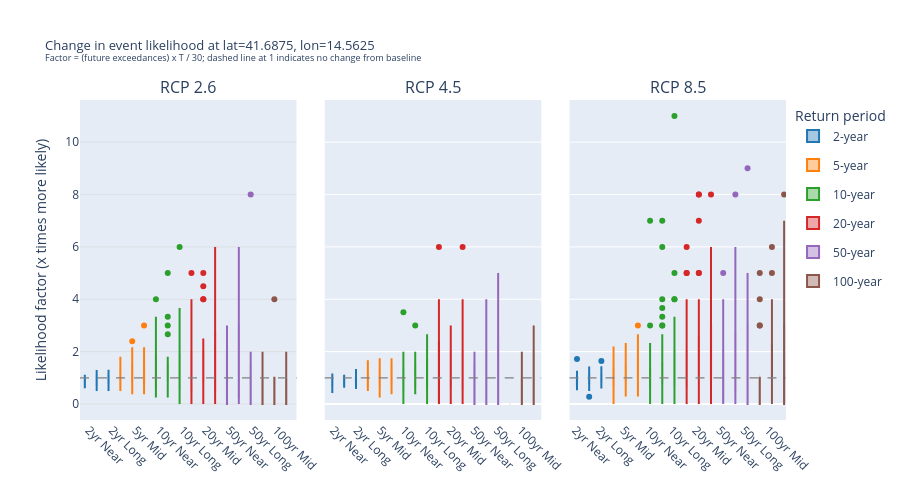

Notebook source saved alongside this figure:
### Markdown cell above
### Local changes

The following plots focus on the sample grid point and show how the return period and event likelihood change from the historical baseline to each future time horizon, for all three RCP scenarios and all ensemble members.

### Code cell
# -- Plot B: "x times more likely" boxplot at the sample grid point --
# X-axis: grouped by return period (6) then future period (3) = 18 boxes per RCP panel
# Y-axis: likelihood factor = n_exceed * T / 30
# Color:  return period category
# Panels: one per RCP scenario (3 columns)

# Subset future_rp_df to the sample grid point
sample_fp = future_rp_df[
    (future_rp_df['lat'] == sample_lat) &
    (future_rp_df['lon'] == sample_lon)
]

rp_all     = [2, 5, 10, 20, 50, 100]
rp_all_hex = {
    2:   '#1f77b4',
    5:   '#ff7f0e',
    10:  '#2ca02c',
    20:  '#d62728',
    50:  '#9467bd',
    100: '#8c564b',
}
period_abbrev = {
    'Near-term (2021-2050)': 'Near',
    'Mid-term (2041-2070)':  'Mid',
    'Long-term (2071-2100)': 'Long',
}

fig = make_subplots(
    rows=1, cols=3,
    subplot_titles=[rcp_labels[r] for r in rcps],
    shared_yaxes=True,
    horizontal_spacing=0.04,
)

for col_idx, rcp in enumerate(rcps, start=1):
    rcp_data = sample_fp[sample_fp['rcp'] == rcp]

    for rp_val in rp_all:
        rp_data_rp = rcp_data[rcp_data['return_period'] == rp_val]
        show_leg   = (col_idx == 1)

        for period_name in future_period_names:
            period_data = rp_data_rp[rp_data_rp['period'] == period_name]
            x_label     = f'{rp_val}yr {period_abbrev[period_name]}'

            fig.add_trace(go.Box(
                y=period_data['factor'],
                x=[x_label] * len(period_data),
                name=f'{rp_val}-year' if show_leg and period_name == future_period_names[0] else None,
                legendgroup=str(rp_val),
                showlegend=show_leg and period_name == future_period_names[0],
                marker_color=rp_all_hex[rp_val],
                line_color=rp_all_hex[rp_val],
                fillcolor=f"rgba({','.join(str(int(rp_all_hex[rp_val].lstrip('#')[i:i+2],16)) for i in (0,2,4))},0.4)",
                boxmean=True,
                hovertemplate=(
                    f'{rp_val}-yr {period_abbrev[period_name]}<br>'
                    'Factor: %{y:.2f}<extra></extra>'
                ),
            ), row=1, col=col_idx)

    # Reference line at factor = 1 (no change)
    fig.add_hline(y=1, line_dash='dash', line_color='grey', line_width=1.2,
                  row=1, col=col_idx)

    fig.update_xaxes(
        tickangle=45,
        showgrid=False,
        row=1, col=col_idx,
    )

fig.update_yaxes(
    title_text='Likelihood factor (x times more likely)',
    showgrid=True, gridcolor='lightgrey', gridwidth=0.5,
    zeroline=False,
    row=1, col=1,
)
fig.update_layout(
    title=dict(
        text=(
            f'Change in event likelihood at lat={sample_lat}, lon={sample_lon}<br>'
            f'<sup>Factor = (future exceedances) x T / 30; '
            f'dashed line at 1 indicates no change from baseline</sup>'
        ),
        font=dict(size=13),
    ),
    boxmode='group',
    legend=dict(title='Return period', x=1.01, y=0.99, xanchor='left', yanchor='top'),
    autosize=True,
    height=500,
)
fig.show(config={'displayModeBar': True, 'responsive': True})
